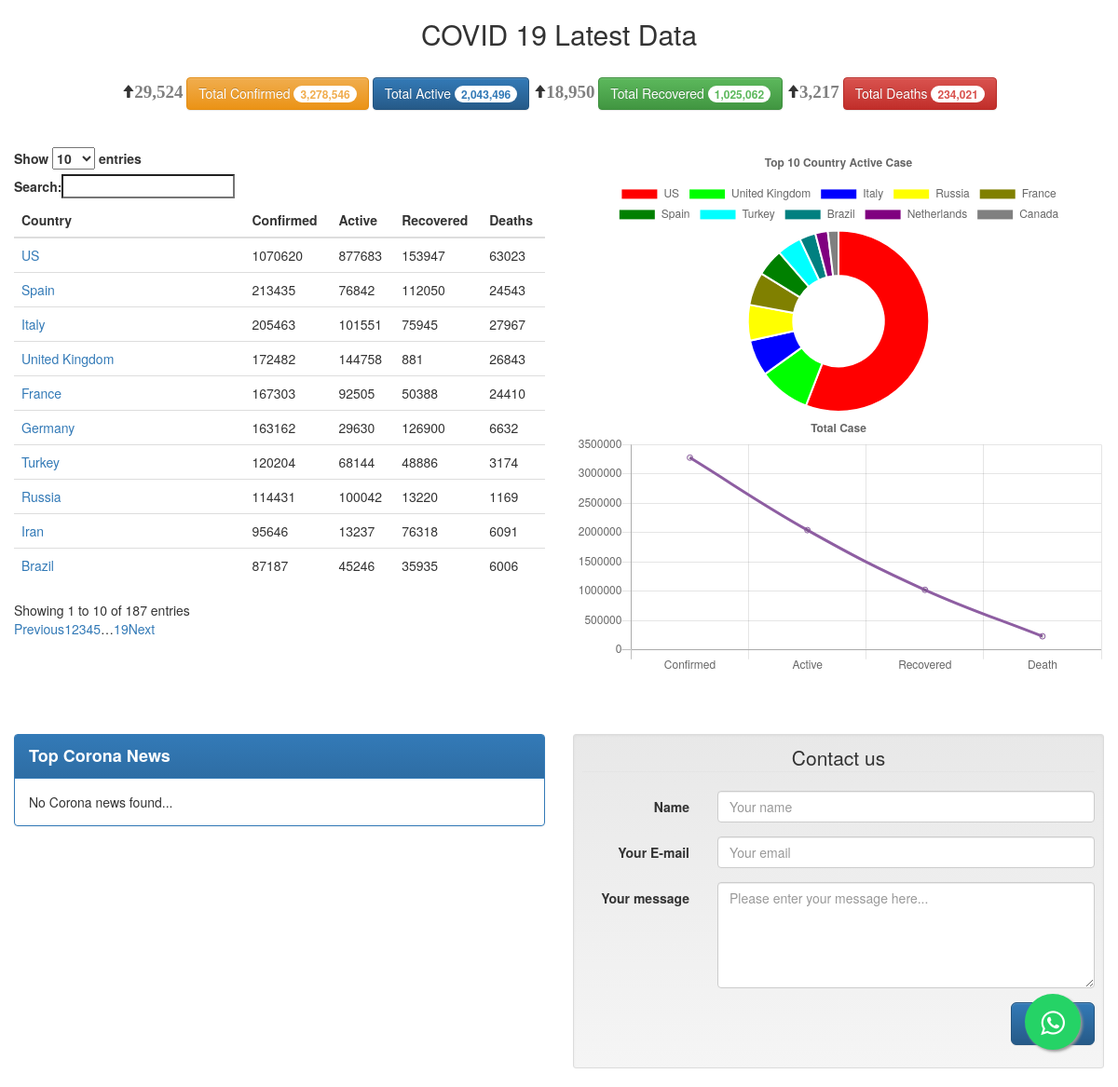
/dashboard, run on the app's committed database.
### myapp/models.py (models this page shows, shortened)
class Country(models.Model):
    name = models.CharField(primary_key=True, max_length=30)
    confirmed = models.PositiveIntegerField()
    active = models.PositiveIntegerField()
    recovered = models.PositiveIntegerField()
    deceased = models.PositiveIntegerField()
    latitude = models.DecimalField(null=True, max_digits=9, decimal_places=6)
    longitude = models.DecimalField(null=True, max_digits=9, decimal_places=6)
    last_update = models.PositiveIntegerField()

### myapp/views.py (the view)
# urls.py: path('dashboard', update_country, name="update_country"),
def update_country(request):
    covid = Covid()
    country_data = covid.get_data()
    for data in country_data:
        print(f"Data is {data['country']}")
        obj = Country(name=data['country'], confirmed=data['confirmed'],active=data['active'],recovered=data['recovered'],
                      deceased=data['deaths'],latitude=data['latitude'],longitude=data['longitude'],
                      last_update=data['last_update'])
        obj.save()
    country_data = Country.objects.values()
    total_confirmed = sum([data['confirmed'] for data in country_data])
    total_active = sum([data['active'] for data in country_data])
    total_recovered = sum([data['recovered'] for data in country_data])
    total_death = sum([data['deceased'] for data in country_data])
    today_date = datetime.datetime.now().date().strftime("%d-%m-%Y")
    if getJsonDataByKey("data.json", "date") != today_date:
        increase_confirmed = increase_recovered = increase_death = 0
        setJsonData("data.json", "confirmed", total_confirmed)
        setJsonData("data.json", "recovered", total_recovered)
        setJsonData("data.json", "death", total_death)
        setJsonData("data.json", "date", today_date)
    else:
        increase_confirmed = total_confirmed - getJsonDataByKey("data.json", "confirmed")
        increase_recovered = total_recovered - getJsonDataByKey("data.json", "recovered")
        increase_death = total_death - getJsonDataByKey("data.json", "death")
    sort_by_active = sorted(country_data, key=lambda data:data['active'], reverse=True)
    top_10_country = list()
    for data in sort_by_active:
        top_10_country.append(data['name'])
    top_10_country = ','.join([str(i) for i in (top_10_country[:10])])
    top_10_active = list()
    for data in sort_by_active:
        top_10_active.append(data['active'])
    top_10_active = ','.join([str(i) for i in (top_10_active[:10])])
    news_api = list()
    for data in getNewsDetails()[:100]:
        if "corona" in data['title'].lower() or "covid" in data['title'].lower():
            news_api.append({'title':data['title'].title(), 'url':data['url']})
    return render(request, "myapp/dashboard.html", {'country_data':country_data, 'total_confirmed':total_confirmed, 'top_10_country':top_10_country,
                                                    'increase_confirmed': increase_confirmed, 'increase_recovered':increase_recovered, 'increase_death':increase_death,
                                                    'top_10_active': top_10_active, 'total_active':total_active,
                                                    'total_recovered':total_recovered,'total_death':total_death, 'news_api':news_api})

### myapp/views.py (called while the page is built)
def getJsonDataByKey(filename, key):
    filepath = os.path.abspath(f"myapp/{filename}")
    with open(filepath) as file:
        data = json.load(file)
    return data[key]

def getNewsDetails():
    newsapi = NewsApiClient(api_key='d7ce122de0f84c77b35121f97ac2259f')
    top_headlines = newsapi.get_top_headlines(q='corona', language='en')
    return top_headlines['articles']

### templates/myapp/dashboard.html (shortened to what this page needs)
<!DOCTYPE html>
<html lang="en">
<head>
    <link rel="stylesheet" href="https://maxcdn.bootstrapcdn.com/bootstrap/3.4.1/css/bootstrap.min.css">
    <link rel="stylesheet" href="https://cdn.datatables.net/1.10.20/css/dataTables.bootstrap.min.css">
    <link rel="stylesheet" href="https://maxcdn.bootstrapcdn.com/font-awesome/4.5.0/css/font-awesome.min.css">
    <link rel="stylesheet" href="https://maxcdn.bootstrapcdn.com/bootstrap/3.3.7/css/bootstrap-theme.min.css">
</head>
<body>
<h2 align="center">COVID 19 Latest Data</h2>
<a href="https://api.whatsapp.com/send?phone=+14155238886&text=Hello.Please send message" class="float" target="_blank">
<i class="fa fa-whatsapp my-float"></i>
</a>
<br/>
<div align="center">
    <span class="glyphicon glyphicon-arrow-up"><b id="increase_confirmed" style="font-size:19px; color:gray;"></b></span>
    <button type="button" class="btn btn-warning">
        Total Confirmed <span id="confirmed" class="badge badge-warning"></span>
    </button>
    <button type="button" class="btn btn-primary">
      Total Active <span id="active" class="badge badge-light"></span>
    </button>
    <span class="glyphicon glyphicon-arrow-up"><b id="increase_recovered" style="font-size:19px; color:gray;"></b></span>
    <button type="button" class="btn btn-success">
      Total Recovered <span id="recovered" class="badge badge-success"></span>
    </button>
    <span class="glyphicon glyphicon-arrow-up"><b id="increase_death" style="font-size:19px; color:gray;"></b></span>
    <button type="button" class="btn btn-danger">
      Total Deaths <span id="death" class="badge badge-danger"></span>
    </button>
</div>
<br/>
<br/>
<div class="container-fluid">
  <div class="row">
    <div class="col-sm-6">
        <table id="dtBasicExample" class="table" style="width:100%">
  <thead>
    <tr>
      <th class="th-sm" >Country</th>
      <th class="th-sm" >Confirmed</th>
      <th class="th-sm" >Active</th>
      <th class="th-sm" >Recovered</th>
      <th class="th-sm" >Deaths</th>
    </tr>
  </thead>
  <tbody>
  {% for data in country_data %}
    <tr>
      <td><a href="/{{data.name}}">{{data.name}}</a></td>
      <td>{{data.confirmed}}</td>
      <td>{{data.active}}</td>
      <td>{{data.recovered}}</td>
      <td>{{data.deceased}}</td>
    </tr>
   {% endfor %}
  </tbody>
</table>
    </div>
    <div class="col-sm-6">
        <canvas id="chartjs-4" ></canvas>
    </div>
      <div class="col-sm-6">
        <canvas id="mixed-chart" ></canvas>
    </div>
  </div>
</div>
<br/>
<br/>
<br/>
<div class="container-fluid">
  <div class="row">
    <div class="col-sm-6">
    <div class="panel panel-primary">
      <div class="panel-heading" style="font-size:18px;font-weight: bold;">Top Corona News</div>
        {% for data in news_api %}
        <div class="panel-body"><a  style="color:darkslateblue;font-size:14px;font-weight: bold;" href="{{data.url}}" target="_blank">{{data.title}}</a></div>
        <p class="style2">
            {% empty %}
            <div class="panel-body">No Corona news found...</div>
        {% endfor %}
    </div>
    </div>
    <div class="col-md-6">
        <div class="well well-sm">
          <form class="form-horizontal" action="contactus" method="post">
          <fieldset>
            <legend class="text-center">Contact us</legend>
            <div class="form-group">
              <label class="col-md-3 control-label" for="name">Name</label>
              <div class="col-md-9">
                <input id="name" required name="name" type="text" placeholder="Your name" class="form-control">
              </div>
            </div>
            <div class="form-group">
              <label class="col-md-3 control-label" for="email">Your E-mail</label>
              <div class="col-md-9">
                <input id="email" required  name="email" type="email" placeholder="Your email" class="form-control">
              </div>
            </div>
            <div class="form-group">
              <label class="col-md-3 control-label" for="message">Your message</label>
              <div class="col-md-9">
                <textarea class="form-control" required  id="message" name="message" placeholder="Please enter your message here..." rows="5"></textarea>
              </div>
            </div>
            <div class="form-group">
              <div class="col-md-12 text-right">
                <button type="submit" class="btn btn-primary btn-lg">Submit</button>
              </div>
            </div>
          </fieldset>
          </form>
        </div>
      </div>
  </div>
</div>
  <script>
    new Chart(document.getElementById("mixed-chart"), {
    type: 'bar',
    data: {
      labels: ["Confirmed", "Active", "Recovered", "Death"],
      datasets: [{
          type: "line",
          borderColor: "#8e5ea2",
          data: [{{total_confirmed}}, {{total_active}}, {{total_recovered}}, {{total_death}} ],
          fill: false
        },
      ]
    },
    options: {
      title: {
        display: true,
        text: 'Total Case'
      },
      legend: { display: false }
    }
});
var active_value = '{{top_10_active}}'.split(',');
for(var i=0; i<active_value.length;i++) active_value[i] = parseInt(active_value[i], 10);
new Chart(document.getElementById("chartjs-4"),{
"type":"doughnut",
"data":
{"labels": '{{top_10_country}}'.split(',') ,
"datasets":
[{"label":"My First Dataset","data":active_value,
"backgroundColor":["#FF0000", "#00FF00", "#0000FF", "#FFFF00", "#808000", "#008000", "#00FFFF", "#008080", "#800080", "#808080"]
}]},
 options: {
      title: {
        display: true,
        text: 'Top 10 Country Active Case'
      }
    }
}
);
  </script>
</body>
</html>

### templates/myapp/dashboard.html (style rules this page uses)
.float { position:fixed; width:60px; height:60px; bottom:40px; right:40px; background-color:#25d366; color:#FFF; border-radius:50px; text-align:center; font-size:30px; box-shadow: 2px 2px 3px #999; z-index:100; }
.my-float { margin-top:16px; }

### data on the page
Country: name "US", confirmed "1070620", active "877683", recovered "153947", deceased "63023"
Country: name "Spain", confirmed "213435", active "76842", recovered "112050", deceased "24543"
Country: name "Italy", confirmed "205463", active "101551", recovered "75945", deceased "27967"
Country: name "France", confirmed "167303", active "92505", recovered "50388", deceased "24410"
Country: name "Germany", confirmed "163162", active "29630", recovered "126900", deceased "6632"
Country: name "United Kingdom", confirmed "172482", active "144758", recovered "881", deceased "26843"
Country: name "Turkey", confirmed "120204", active "68144", recovered "48886", deceased "3174"
Country: name "Iran", confirmed "95646", active "13237", recovered "76318", deceased "6091"
Country: name "Russia", confirmed "114431", active "100042", recovered "13220", deceased "1169"
Country: name "Brazil", confirmed "87187", active "45246", recovered "35935", deceased "6006"

### other printed values
chart data {{ total_confirmed }} 3278546
chart data {{ total_active }} 2043496
chart data {{ total_recovered }} 1025062
chart data {{ total_death }} 234021
